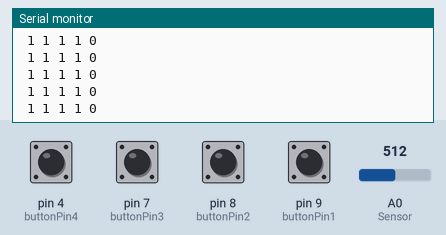
Bench run of a sketch on a simulated Arduino Uno, built with avr-gcc and run on an emulated ATmega328P. On the bench: the last lines printed to the serial monitor. The inputs (shaded band) are chosen by the test bench; at power-on: pin 4 (buttonPin4), pin 7 (buttonPin3), pin 8 (buttonPin2), pin 9 (buttonPin1) HIGH, A0 (Sensor) = 512.

Above: at 1.2 s.
1.3 s: A0 (Sensor) set to 306
At 2.3 s:
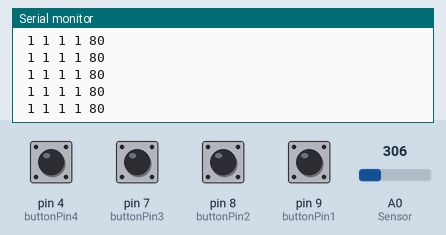
3.2 s: pin 4 (buttonPin4) pulled LOW for 0.15 s
4.8 s: pin 7 (buttonPin3) pulled LOW for 0.15 s
6.4 s: pin 8 (buttonPin2) pulled LOW for 0.15 s
8.0 s: pin 9 (buttonPin1) pulled LOW for 0.15 s
11.1 s: A0 (Sensor) set to 122
At 11.9 s:
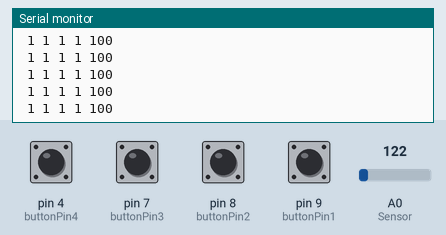

Measured:
- after the input at 1.3 s, the serial monitor: prints a new line after 0.06 s (image 1)
- after the input at 11.1 s, the serial monitor: prints a new line after 0.06 s (image 2)

The sketch:

soil_humidity.ino
```cpp
// constants won't change. They're used here to set pin numbers:
const int buttonPin1 = 9;     // the number of the pushbutton pin
const int buttonPin2 = 8;
const int buttonPin3 = 7;
const int buttonPin4 = 4;

// variables will change:
int buttonState1 = 0;         // variable for reading the pushbutton status
int buttonState2 = 0;
int buttonState3 = 0;
int buttonState4 = 0;

const int AirValue = 497;   //you need to replace this value with Value_1
const int WaterValue = 260;  //you need to replace this value with Value_2
int soilMoistureValue = 0;
int soilmoisturepercent=0;

void setup() {
  Serial.begin(9600); // open serial port, set the baud rate to 9600 bps
  // initialize the pushbutton pin as an input:
  pinMode(buttonPin1, INPUT);
  digitalWrite(buttonPin1, HIGH);
  pinMode(buttonPin2, INPUT);
  digitalWrite(buttonPin2, HIGH);
  pinMode(buttonPin3, INPUT);
  digitalWrite(buttonPin3, HIGH);
   pinMode(buttonPin4, INPUT);
  digitalWrite(buttonPin4, HIGH);
}

void loop() {
  // read the state of the pushbutton value:
  buttonState1 = digitalRead(buttonPin1);
  buttonState2 = digitalRead(buttonPin2);
  buttonState3 = digitalRead(buttonPin3);
  buttonState4 = digitalRead(buttonPin4);
  soilMoistureValue = analogRead(A0);  //put Sensor insert into soil
  // Serial.println(soilMoistureValue);
  soilmoisturepercent = map(soilMoistureValue, AirValue, WaterValue, 0, 100);
  if(soilmoisturepercent >= 100)
  {
    Serial.println("100");
  }
  else if(soilmoisturepercent <=0)
  {
    Serial.println("0");
  }
  else if(soilmoisturepercent >0 && soilmoisturepercent < 100)
  {
    Serial.print(soilmoisturepercent);
    Serial.println(" ");
  }
  Serial.print(" ");
  Serial.print(buttonState1);
  Serial.print(" ");
  Serial.print(buttonState2);
  Serial.print(" ");
  Serial.print(buttonState3);
  Serial.print(" ");
  Serial.print(buttonState4);
  Serial.print(" ");
}
```
